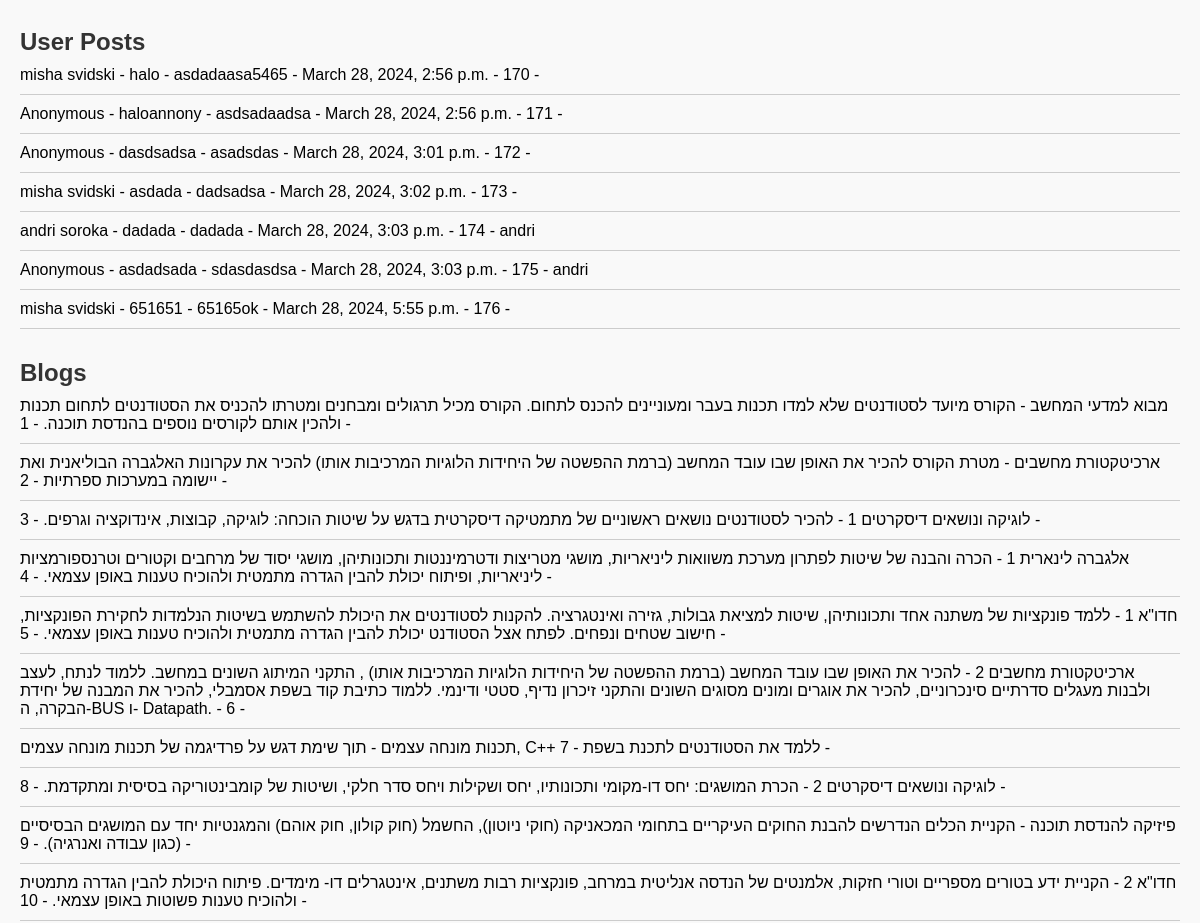
/data/ (middle part), run on an earlier commit of the app's database.
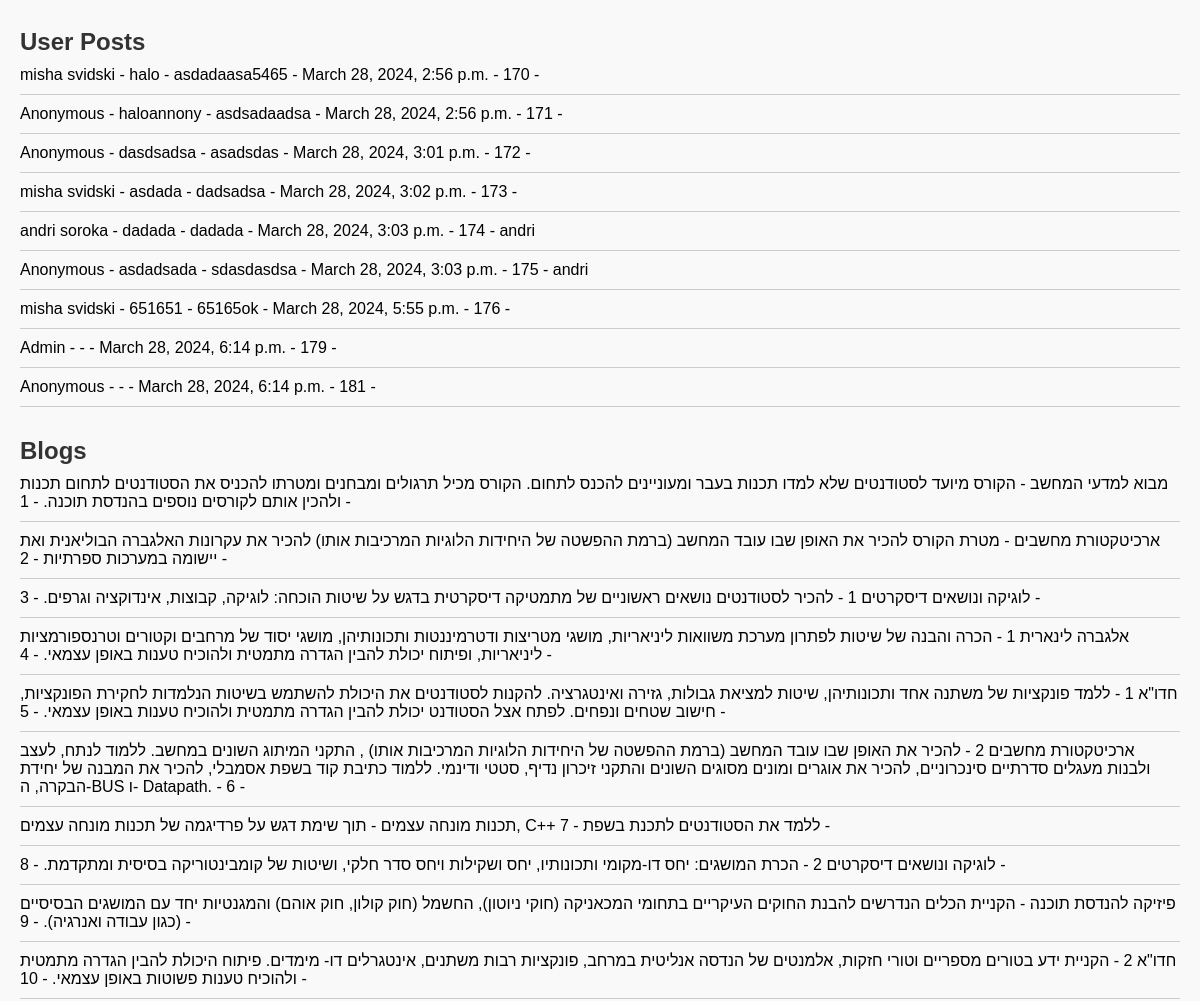
And on a later commit of the database.
### S4S/models.py (models this page shows, shortened)
class Post2(models.Model):
    title = models.CharField(max_length=100)
    user_name = models.CharField(default="none", max_length=100)
    user_email = models.EmailField(null=True)
    content = models.TextField()
    date_posted = models.DateTimeField(default=timezone.now)
    blog = models.ForeignKey('Blog', on_delete=models.CASCADE, null=True)
    candidate = models.ForeignKey('Candidate', on_delete=models.CASCADE, null=True, blank=True)
    student = models.ForeignKey('Student', on_delete=models.CASCADE, null=True, blank=True)
    graduate = models.ForeignKey('Graduate', on_delete=models.CASCADE, null=True, blank=True)
    admin = models.ForeignKey('Admin', on_delete=models.CASCADE, null=True, blank=True)
    comment_count = models.IntegerField(default=0)
    likes_count = models.IntegerField(default=0)

class Candidate(models.Model):
    first_name = models.CharField(max_length=100)
    last_name = models.CharField(max_length=100)
    email = models.EmailField(max_length=254)
    password = models.CharField(max_length=100)
    reset_code = models.CharField(max_length=10, null=True, blank=True)

class Blog(models.Model):
    title = models.CharField(max_length=100)
    description = models.TextField(default='No description')

### S4S/DataVisuals.py (the view)
# urls.py: path('data/', DataVisuals.display_data, name='data'),
def display_data(request):
    candidates = Candidate.objects.all()
    students = Student.objects.all()
    graduates = Graduate.objects.all()
    posts = Post.objects.all()
    posts2 = Post2.objects.all()
    blogs = Blog.objects.all()
    return render(request, 'display_data.html', {'candidates': candidates, 'students': students,
                                                 'graduates': graduates, 'posts': posts, 'posts2': posts2 , 'blogs': blogs } )

### templates/display_data.html (shortened to what this page needs)
<!DOCTYPE html>
<html lang="en">
<head>
</head>
<body>
    <h1>User Posts</h1>
    <ul>
        {% for post2 in posts2 %}
        <li>{{ post2.user_name }} - {{ post2.title }} - {{ post2.content }}
            - {{ post2.date_posted }} - {{ post2.id }} - {{ post2.candidate.first_name }}</li>
        {% endfor %}
    </ul>
 <h1>Blogs</h1>
    <ul>
        {% for blog in blogs %}
        <li>{{ blog.title }} - {{ blog.description }} - {{ blog.id }} - </li>
        {% endfor %}
    </ul>
</body>
</html>

### templates/display_data.html (style rules this page uses)
body { font-family: Arial, sans-serif; margin: 20px; padding: 0; background-color: #f9f9f9; }
h1 { color: #333; font-size: 24px; margin-top: 30px; margin-bottom: 10px; }
ul { list-style: none; padding: 0; margin: 0; }
li { margin-bottom: 10px; border-bottom: 1px solid #ccc; padding-bottom: 10px; }

What changed in the data, as far as the page shows it:
added Post2: user_name "Admin", date_posted "March 28, 2024, 6:14 p.m.", id "179"
added Post2: user_name "Anonymous", date_posted "March 28, 2024, 6:14 p.m.", id "181"
